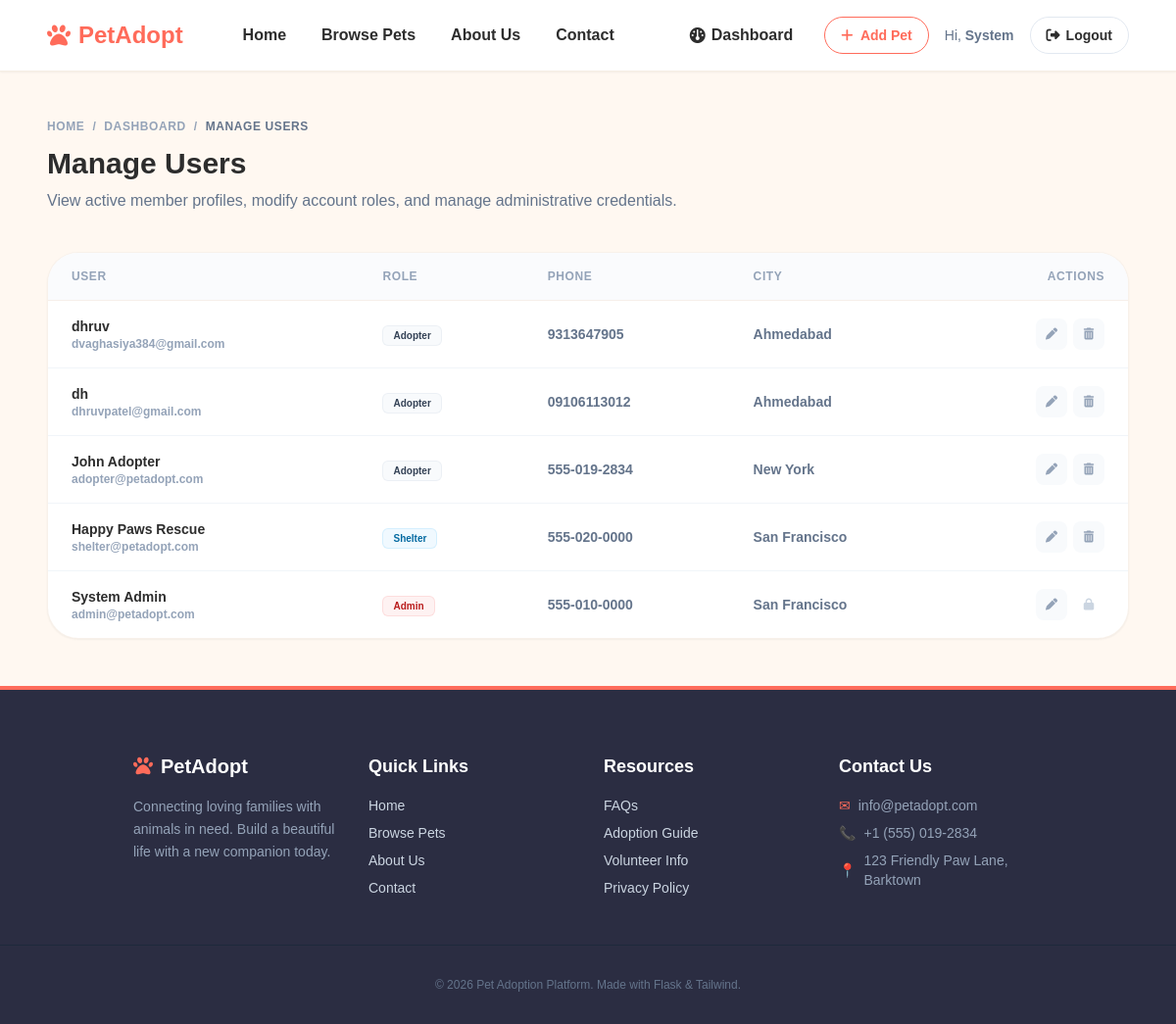
Page /admin/manage-users (signed in) on the committed database.
### models.py (models this page shows, shortened)
class User(db.Model, UserMixin):
    __tablename__ = 'users'
    id = db.Column(db.Integer, primary_key=True)
    name = db.Column(db.String(100), nullable=False)
    email = db.Column(db.String(120), unique=True, nullable=False)
    password_hash = db.Column(db.String(255), nullable=False)
    role = db.Column(db.String(20), nullable=False, default='adopter')  # adopter, shelter, admin
    phone = db.Column(db.String(20), nullable=True)
    city = db.Column(db.String(100), nullable=True)
    created_at = db.Column(db.DateTime, default=datetime.utcnow)
    pets = db.relationship('Pet', backref='shelter', lazy=True, cascade="all, delete-orphan")
    applications = db.relationship('AdoptionApplication', backref='applicant', lazy=True, cascade="all, delete-orphan")

### admin_routes.py (the view)
@admin_bp.route('/admin/manage-users')
@login_required
@role_required('admin')
def manage_users():
    users = User.query.order_by(User.created_at.desc()).all()
    return render_template('admin/manage_users.html', users=users)

### utils.py (called while the page is built)
def role_required(*roles):
    def decorator(f):
        @wraps(f)
        def decorated_function(*args, **kwargs):
            if not current_user.is_authenticated or current_user.role not in roles:
                abort(403)
            return f(*args, **kwargs)
        return decorated_function
    return decorator

### templates/admin/manage_users.html (shortened to what this page needs)
{% extends 'base.html' %}
{% block content %}
<div class="container mx-auto max-w-7xl px-6 md:px-12 py-12 text-left">
    <div class="mb-10 flex flex-col md:flex-row md:items-center justify-between gap-6 animate-fade-in-up">
        <div>
            <nav class="flex items-center gap-2 text-xs font-bold uppercase tracking-wider text-slate-400 mb-3">
                <a href="{{ url_for('general.home') }}" class="hover:text-primary transition-colors">Home</a>
                <span>/</span>
                <a href="{{ url_for('admin.dashboard') }}" class="hover:text-primary transition-colors">Dashboard</a>
                <span>/</span>
                <span class="text-slate-500">Manage Users</span>
            </nav>
            <h1 class="text-3xl font-black text-dark mb-2">Manage Users</h1>
            <p class="text-slate-500 text-sm md:text-base">View active member profiles, modify account roles, and manage administrative credentials.</p>
        </div>
    </div>
    <div class="animate-fade-in-up" style="animation-delay: 100ms;">
        {% if users %}
            <div class="hidden md:block bg-white border border-border/60 rounded-[32px] overflow-hidden shadow-sm">
                <table class="w-full text-left border-collapse">
                    <thead>
                        <tr class="bg-slate-50/70 border-b border-border/60">
                            <th class="py-4 px-6 text-xs font-bold text-slate-400 uppercase tracking-wider">User</th>
                            <th class="py-4 px-6 text-xs font-bold text-slate-400 uppercase tracking-wider">Role</th>
                            <th class="py-4 px-6 text-xs font-bold text-slate-400 uppercase tracking-wider">Phone</th>
                            <th class="py-4 px-6 text-xs font-bold text-slate-400 uppercase tracking-wider">City</th>
                            <th class="py-4 px-6 text-xs font-bold text-slate-400 uppercase tracking-wider text-right">Actions</th>
                        </tr>
                    </thead>
                    <tbody class="divide-y divide-slate-100">
                        {% for user in users %}
                            <tr class="hover:bg-slate-50/30 transition-colors">
                                <td class="py-4 px-6">
                                    <div class="flex flex-col">
                                        <h4 class="text-sm font-black text-dark">{{ user.name }}</h4>
                                        <span class="text-xs text-slate-400 font-semibold">{{ user.email }}</span>
                                    </div>
                                </td>
                                <td class="py-4 px-6">
                                    <span class="inline-flex text-[10px] font-bold px-2.5 py-0.5 rounded-md border
                                        {% if user.role == 'admin' %}
                                            bg-red-50 text-red-700 border-red-200/50
                                        {% elif user.role == 'shelter' %}
                                            bg-sky-50 text-sky-700 border-sky-200/50
                                        {% else %}
                                            bg-slate-50 text-slate-700 border-slate-200/50
                                        {% endif %}">
                                        {{ user.role | capitalize }}
                                    </span>
                                </td>
                                <td class="py-4 px-6 text-sm text-slate-500 font-semibold">
                                    {% if user.phone %}{{ user.phone }}{% else %}<span class="text-slate-300">-</span>{% endif %}
                                </td>
                                <td class="py-4 px-6 text-sm text-slate-500 font-semibold">
                                    {% if user.city %}{{ user.city }}{% else %}<span class="text-slate-300">-</span>{% endif %}
                                </td>
                                <td class="py-4 px-6 text-right">
                                    <div class="flex justify-end items-center gap-1.5">
                                        <a
                                          href="{{ url_for('admin.edit_user', user_id=user.id) }}"
                                          class="w-8 h-8 rounded-lg bg-slate-50 text-slate-400 hover:text-emerald-500 hover:bg-emerald-50 flex items-center justify-center transition-colors"
                                          title="Edit user details"
                                        >
                                            <i class="fa-solid fa-pen text-xs"></i>
                                        </a>
                                        {% if user.id != current_user.id %}
                                            <form
                                              action="{{ url_for('admin.delete_user', user_id=user.id) }}"
                                              method="POST"
                                              class="inline-block"
                                              onsubmit="return confirm('Are you sure you want to delete account for {{ user.name }}? This will delete all applications and listed pets associated with them.');"
                                            >
                                                <button
                                                  type="submit"
                                                  class="w-8 h-8 rounded-lg bg-slate-50 text-slate-400 hover:text-red-500 hover:bg-red-50 flex items-center justify-center transition-colors"
                                                  title="Delete user account"
                                                >
                                                    <i class="fa-solid fa-trash-can text-xs"></i>
                                                </button>
                                            </form>
                                        {% else %}
                                            <span class="w-8 h-8 flex items-center justify-center text-slate-300 cursor-not-allowed" title="Cannot delete self">
                                                <i class="fa-solid fa-lock text-xs"></i>
                                            </span>
                                        {% endif %}
                                    </div>
                                </td>
                            </tr>
                        {% endfor %}
                    </tbody>
                </table>
            </div>
        {% endif %}
    </div>
</div>
{% endblock %}

### templates/base.html (shortened to what this page needs)
<!DOCTYPE html>
<html lang="en">
<head>
    <script src="https://cdn.tailwindcss.com"></script>
    <link href="https://cdnjs.cloudflare.com/ajax/libs/font-awesome/6.4.2/css/all.min.css" rel="stylesheet">
    <link href="{{ url_for('static', filename='css/style.css') }}" rel="stylesheet">
</head>
<body class="bg-[#FFF8F1] text-[#2D2D2D] font-sans antialiased overflow-x-hidden flex flex-col min-h-screen">
    <nav class="sticky top-0 z-40 bg-white/95 backdrop-blur-md border-b border-[#f1e3d3]/60 shadow-sm py-4 px-6 md:px-12 flex justify-between items-center transition-all">
        <a href="{{ url_for('general.home') }}" class="flex items-center gap-2 text-primary font-black text-2xl">
            <i class="fa-solid fa-paw"></i>
            <span>PetAdopt</span>
        </a>
        <div class="hidden lg:flex items-center gap-1">
            <a href="{{ url_for('general.home') }}" class="px-4 py-2 rounded-xl text-base font-semibold transition-all {% if request.endpoint == 'general.home' %}text-primary bg-primary-light{% else %}text-dark hover:text-primary hover:bg-primary-light/40{% endif %}">Home</a>
            <a href="{{ url_for('pets.pet_list') }}" class="px-4 py-2 rounded-xl text-base font-semibold transition-all {% if request.endpoint == 'pets.pet_list' %}text-primary bg-primary-light{% else %}text-dark hover:text-primary hover:bg-primary-light/40{% endif %}">Browse Pets</a>
            <a href="{{ url_for('general.about') }}" class="px-4 py-2 rounded-xl text-base font-semibold transition-all {% if request.endpoint == 'general.about' %}text-primary bg-primary-light{% else %}text-dark hover:text-primary hover:bg-primary-light/40{% endif %}">About Us</a>
            <a href="{{ url_for('general.contact') }}" class="px-4 py-2 rounded-xl text-base font-semibold transition-all {% if request.endpoint == 'general.contact' %}text-primary bg-primary-light{% else %}text-dark hover:text-primary hover:bg-primary-light/40{% endif %}">Contact</a>
        </div>
        <div class="hidden lg:flex items-center gap-3">
            {% if current_user.is_authenticated %}
                <div class="flex items-center gap-4">
                    {% if current_user.role == 'adopter' %}
                        <a href="{{ url_for('adoptions.my_applications') }}" class="flex items-center gap-1.5 px-4 py-2 rounded-xl text-base font-semibold transition-all {% if request.endpoint == 'adoptions.my_applications' %}text-primary bg-primary-light{% else %}text-dark hover:text-primary{% endif %}">
                            <i class="fa-solid fa-file-invoice"></i> My Applications
                        </a>
                    {% elif current_user.role in ['shelter', 'admin'] %}
                        <a href="{{ url_for('admin.dashboard') }}" class="flex items-center gap-1.5 px-4 py-2 rounded-xl text-base font-semibold transition-all {% if request.endpoint == 'admin.dashboard' %}text-primary bg-primary-light{% else %}text-dark hover:text-primary{% endif %}">
                            <i class="fa-solid fa-gauge"></i> Dashboard
                        </a>
                        <a href="{{ url_for('pets.add_pet') }}" class="px-4 py-2 rounded-full border border-primary text-primary hover:bg-primary-light/40 font-semibold text-sm transition-all">
                            <i class="fa-solid fa-plus mr-1"></i> Add Pet
                        </a>
                    {% endif %}
                    <span class="text-sm font-medium text-slate-500">
                        Hi, <strong>{{ current_user.name.split(' ')[0] }}</strong>
                    </span>
                    <a href="{{ url_for('auth.logout') }}" class="flex items-center gap-1.5 px-4 py-2 rounded-full border border-slate-200 hover:border-primary hover:text-primary font-semibold text-sm transition-all">
                        <i class="fa-solid fa-right-from-bracket"></i> Logout
                    </a>
                </div>
            {% endif %}
        </div>
    </nav>
    <main class="flex-grow">
        {% block content %}{% endblock %}
    </main>
    <footer class="bg-[#2b2d42] text-[#ecf0f1] pt-16 pb-8 border-t-4 border-primary">
        <div class="container mx-auto px-6 md:px-12 grid grid-cols-1 md:grid-cols-4 gap-8">
            <div>
                <h5 class="text-white text-xl font-black flex items-center gap-2 mb-4">
                    <i class="fa-solid fa-paw text-primary"></i> PetAdopt
                </h5>
                <p class="text-slate-400 text-sm leading-relaxed">Connecting loving families with animals in need. Build a beautiful life with a new companion today.</p>
            </div>
            <div>
                <h6 class="text-white font-bold text-lg mb-4">Quick Links</h6>
                <div class="flex flex-col gap-2">
                    <a href="{{ url_for('general.home') }}" class="text-left text-slate-300 hover:text-primary text-sm transition-all">Home</a>
                    <a href="{{ url_for('pets.pet_list') }}" class="text-left text-slate-300 hover:text-primary text-sm transition-all">Browse Pets</a>
                    <a href="{{ url_for('general.about') }}" class="text-left text-slate-300 hover:text-primary text-sm transition-all">About Us</a>
                    <a href="{{ url_for('general.contact') }}" class="text-left text-slate-300 hover:text-primary text-sm transition-all">Contact</a>
                </div>
            </div>
            <div>
                <h6 class="text-white font-bold text-lg mb-4">Resources</h6>
                <div class="flex flex-col gap-2 text-slate-300 text-sm">
                    <a href="#" class="hover:text-primary transition-all">FAQs</a>
                    <a href="#" class="hover:text-primary transition-all">Adoption Guide</a>
                    <a href="#" class="hover:text-primary transition-all">Volunteer Info</a>
                    <a href="#" class="hover:text-primary transition-all">Privacy Policy</a>
                </div>
            </div>
            <div>
                <h6 class="text-white font-bold text-lg mb-4">Contact Us</h6>
                <p class="text-slate-400 text-sm mb-2 flex items-center gap-2"><span class="text-primary">✉</span> info@petadopt.com</p>
                <p class="text-slate-400 text-sm mb-2 flex items-center gap-2"><span class="text-primary">📞</span> +1 (555) 019-2834</p>
                <p class="text-slate-400 text-sm flex items-center gap-2"><span class="text-primary">📍</span> 123 Friendly Paw Lane, Barktown</p>
            </div>
        </div>
        <div class="border-t border-slate-800 pt-8 mt-12 text-center text-slate-500 text-xs">
            <p>&copy; 2026 Pet Adoption Platform. Made with Flask & Tailwind.</p>
        </div>
    </footer>
</body>
</html>

### static/css/style.css (style rules this page uses)
.animate-fade-in-up { opacity: 0; animation: fadeInUp 0.7s cubic-bezier(0.16, 1, 0.3, 1) forwards; }

### rows in the picture
User: name "System", name "System Admin", email "admin@petadopt.com", role "Admin", phone "555-010-0000", city "San Francisco"
User: name "dhruv", email "dvaghasiya384@gmail.com", role "Adopter", phone "9313647905", city "Ahmedabad"
User: name "dh", email "dhruvpatel@gmail.com", role "Adopter", phone "09106113012", city "Ahmedabad"
User: name "John Adopter", email "adopter@petadopt.com", role "Adopter", phone "555-019-2834", city "New York"
User: name "Happy Paws Rescue", email "shelter@petadopt.com", role "Shelter", phone "555-020-0000", city "San Francisco"
